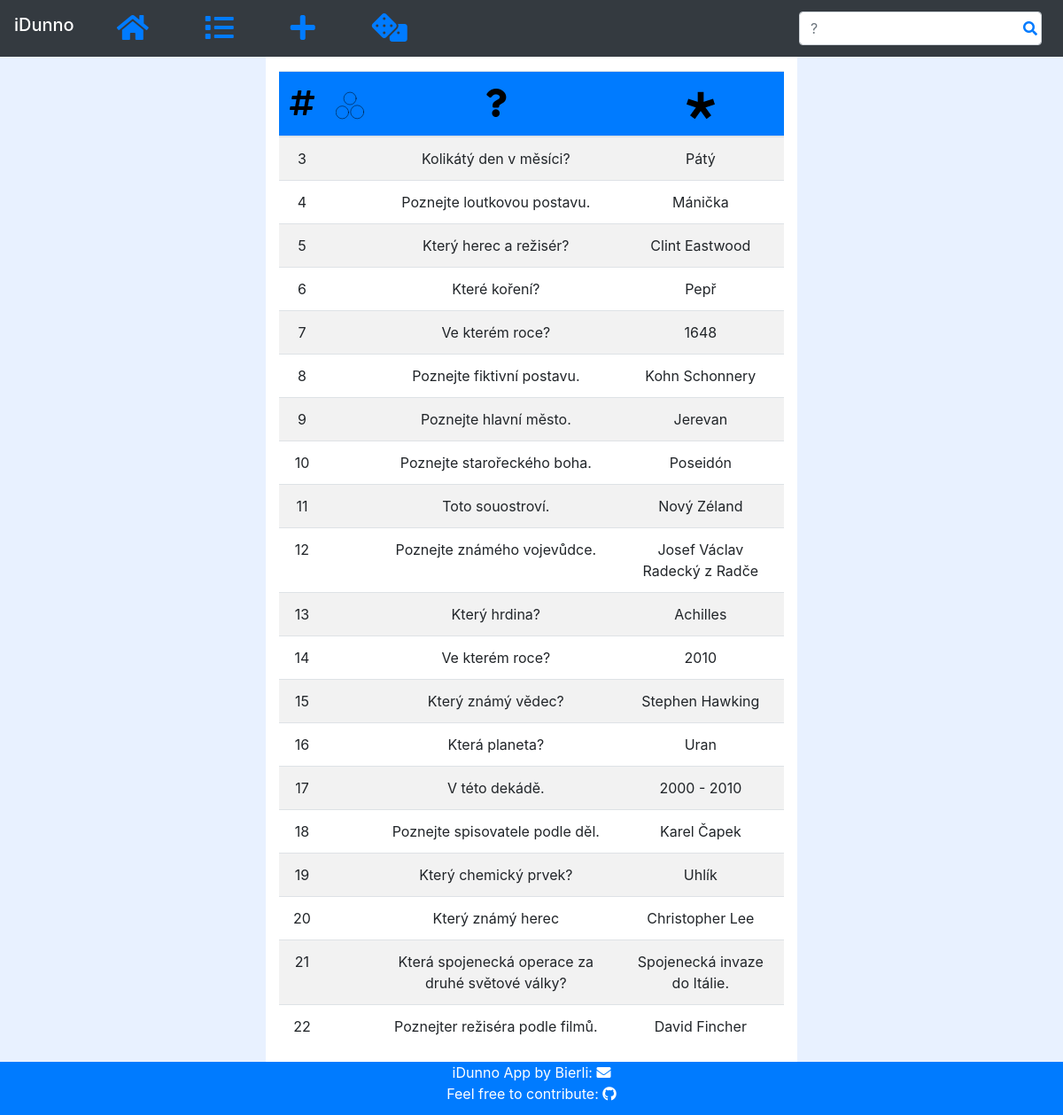
The app's page /list/id, older data.
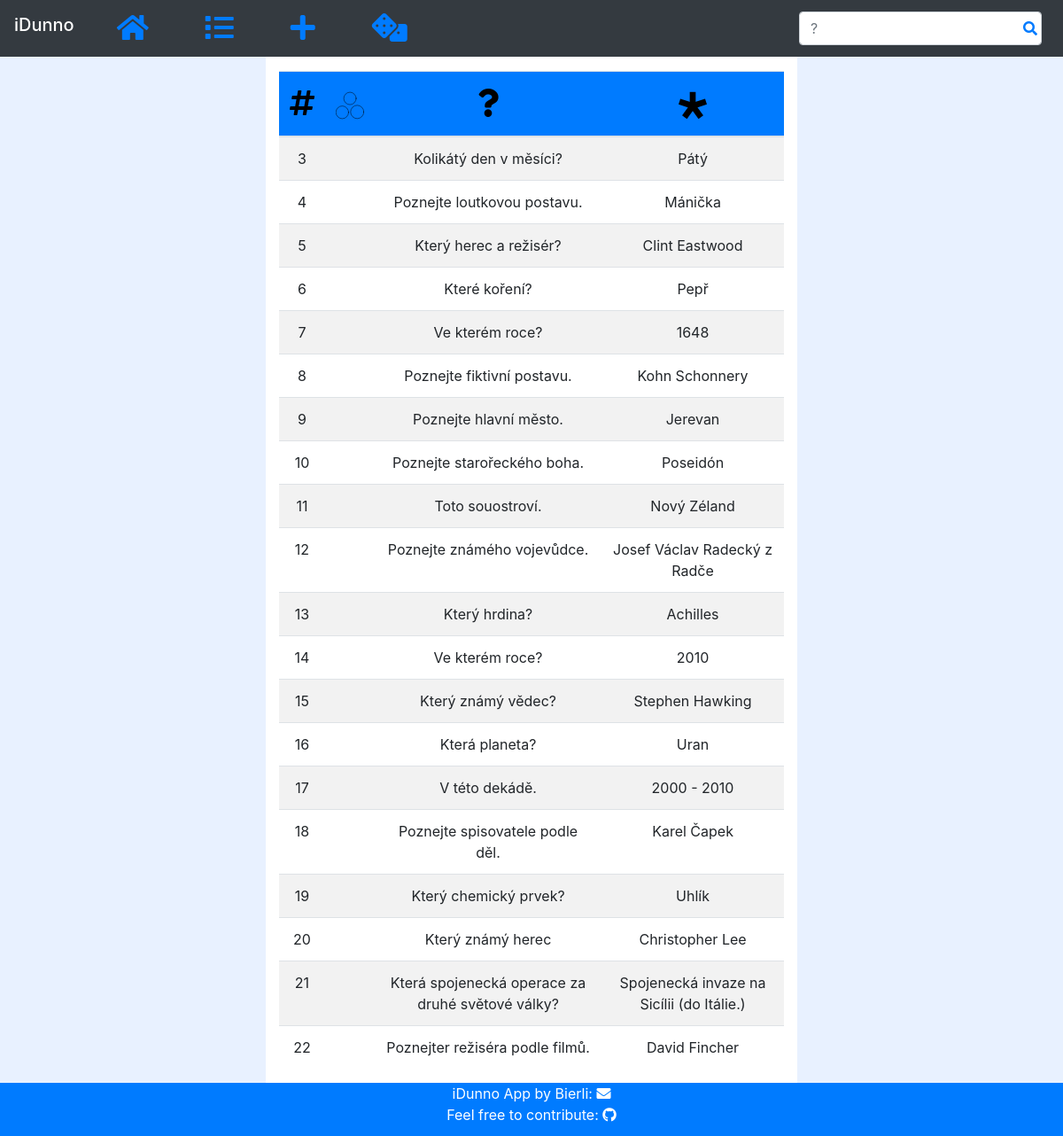
The same page, newer data.
### idunno/models.py (models this page shows, shortened)
class Question(models.Model):
    COLORS = {
        'B':'#009ce5',
        'G':'#33ac2d',
        'R':'#e50c07',
        'Y':'#fdc500',
    }
    question = models.TextField()
    hint3 = models.TextField()
    hint2 = models.TextField()
    hint1 = models.TextField()
    answer = models.TextField()
    color = models.CharField(
        max_length=10,
        choices=[
            ('B', 'Blue'),
            ('G', 'Green'),
            ('R', 'Red'),
            ('Y', 'Yellow')
        ]
    )

### idunno/views.py (the view)
# urls.py: path('list/<str:sort_attr>', views.list, name='list'),
def list(request, sort_attr='id'):
    questions = Question.objects.all().order_by(sort_attr)
    context = {'questions': questions}
    return render(request, "idunno/list.html", context)

### idunno/templates/idunno/list.html (shortened to what this page needs)
{% load static %}
<!DOCTYPE html>
<html lang="en">
<head>
    {% include "idunno/ext.html" %}
</head>
<body>
{% include "idunno/navbar.html" %}
<div class="container-fluid text-center">
    <div class="row">
        <div class="col-md-3 d-none d-md-block sidebar">
        </div>
        <div class="col-md-6 col-sm-12 text-left main">
            <table id="example" class="table table-striped table-hover mt-3">
                <thead>
                <tr>
                    <th>
                        <a href="{% url "list" sort_attr='id' %}"><i class="fa fa-hashtag" aria-hidden="true"></i></a>
                    </th>
                    <th>
                        <a href="{% url "list" sort_attr='color' %}">
                            <img src="{% static "img/hint3.svg" %}"></img>
                        </a>
                    </th>
                    <th>
                        <a href="{% url "list" sort_attr='question' %}"><i class="fas fa-question"></i></a>
                    </th>
                    <th>
                        <a href="{% url "list" sort_attr='answer' %}">
                            <img src="{% static "img/star.svg" %}"></img>
                        </a>
                    </th>
                </tr>
                </thead>
                <tbody>
                {% for q in questions %}
                    <tr data-href="{% url "question" q.id %}">
                        <td>{{ q.id }}</td>
                        <td class="idunno-symb" data-color="{{ q.color }}">
                        </td>
                        <td>{{ q.question }}</td>
                        <td>{{ q.answer }}</td>
                    </tr>
                {% endfor %}
                </tbody>
            </table>
        </div>
        <div class="col-md-3 d-none d-md-block sidebar">
        </div>
    </div>
</div>
{% include "idunno/footer.html" %}
</body>
</html>

Row changes from the older to the newer data that the page shows:
changed Question "Která spojenecká operace za druhé světové války?": answer "Spojenecká invaze do Itálie." → "Spojenecká invaze na Sicílii (do Itálie.)"
